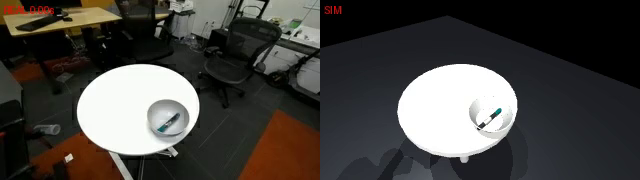
#> input picture frame 0 of artifacts/iteration1/side_by_side.mp4, 640 x 180 px, given in place of 20103212-stereo.mp4, which was not available
$ python grasp_sheet.py
#> lines starting #> are read from the running program, lines starting #| are printed output that depends on the picture; pictures that were not available may be replaced by others from this repository, and a replacement may not be noted
import cv2
from PIL import Image,ImageDraw
frames=[0,80,95,110,130,145,166];out=Image.new('RGB',(320*len(frames),3*180+25),'white')
#> after `out = Image.new('RGB', (320 * len(frames), 3 * 180 + 25), 'white')`: out: PIL image 2240x565 RGB; every value is 255
for row,serial in enumerate(['20103212','20655732','16787047']):
 cap=cv2.VideoCapture('data/raw/recordings/MP4/'+serial+'-stereo.mp4')
 for col,t in enumerate(frames):
  cap.set(0 if False else cv2.CAP_PROP_POS_FRAMES,t);ok,bgr=cap.read()
  im=Image.fromarray(cv2.cvtColor(bgr[:,:1280],cv2.COLOR_BGR2RGB));out.paste(im.resize((320,180)),(col*320,25+row*180));ImageDraw.Draw(out).text((col*320+3,3),str(t),fill='black')
#> this loop made 7 passes
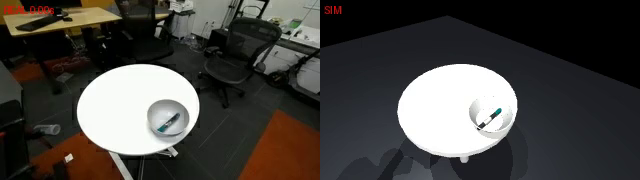
#> input picture frame 0 of artifacts/iteration1/side_by_side.mp4, 640 x 180 px, given in place of 20103212-stereo.mp4, which was not available
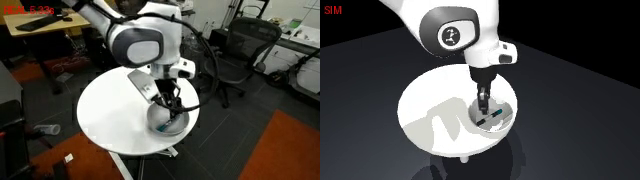
#> input picture frame 80 of artifacts/iteration1/side_by_side.mp4, 640 x 180 px, given in place of 20103212-stereo.mp4, which was not available
#> pass 3, `ok, bgr = cap.read()`:
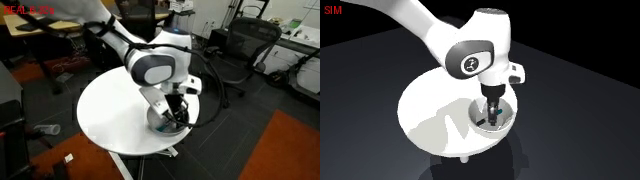
#> bgr: shape (180, 640, 3); mean B, G, R 70.7, 73.8, 75.9
#> after the loop:
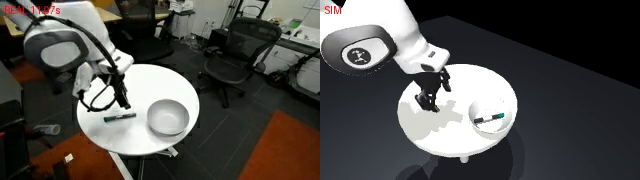
#> im: PIL image 640x180 RGB; mean R, G, B 80.7, 78.9, 75.9
#> after the loop:
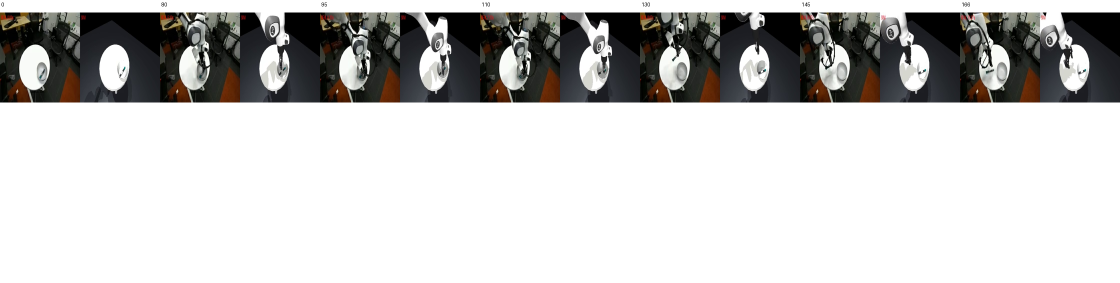
#> out: PIL image 2240x565 RGB (shown at 1/2 size); mean R, G, B 197.8, 197.2, 196.2
 cap.release()
out.save('artifacts/grasp_real.jpg')

$ run again, starting later in the video
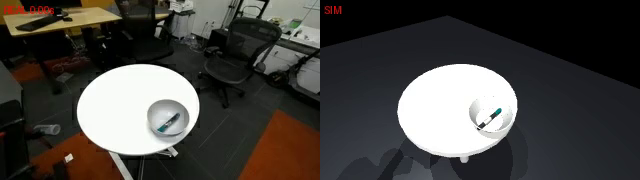
#> input picture frame 0 of artifacts/iteration1/side_by_side.mp4, 640 x 180 px, given in place of 20103212-stereo.mp4, which was not available
#> the loop `for col,t in enumerate(frames):` made 7 passes
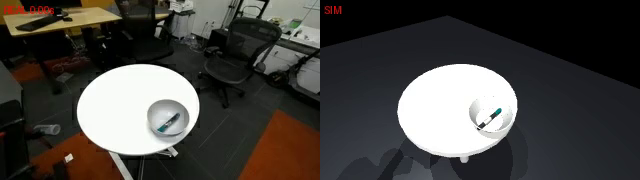
#> input picture frame 0 of artifacts/iteration1/side_by_side.mp4, 640 x 180 px, given in place of 20103212-stereo.mp4, which was not available
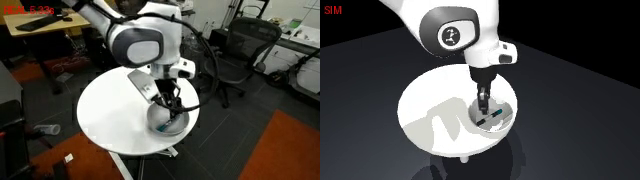
#> input picture frame 80 of artifacts/iteration1/side_by_side.mp4, 640 x 180 px, given in place of 20103212-stereo.mp4, which was not available
#> `out.save('artifacts/grasp_real.jpg')`:
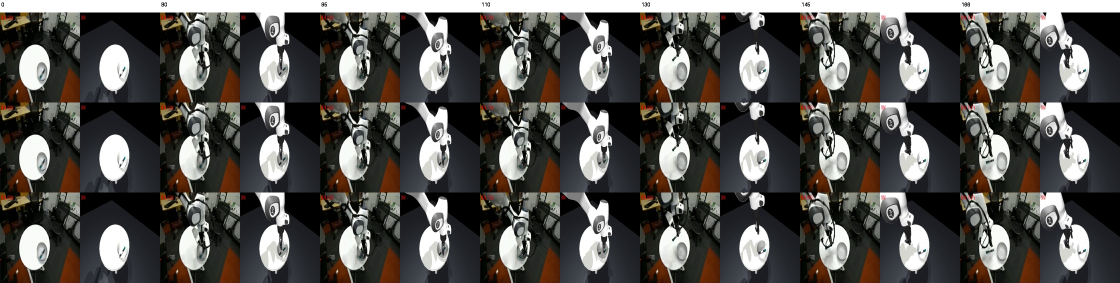
#> saved as grasp_real.jpg: PIL image 2240x565 RGB (shown at 1/2 size); mean R, G, B 83.6, 81.6, 78.6

$ run again, starting later in the video
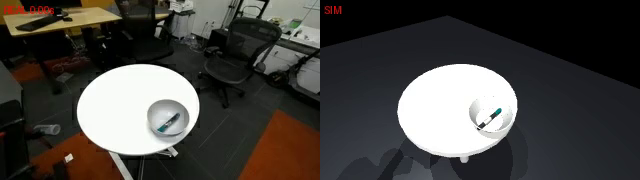
#> input picture frame 0 of artifacts/iteration1/side_by_side.mp4, 640 x 180 px, given in place of 20103212-stereo.mp4, which was not available
#> the loop `for col,t in enumerate(frames):` made 7 passes
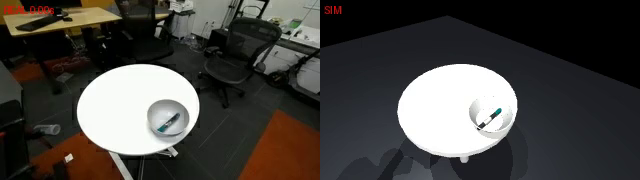
#> input picture frame 0 of artifacts/iteration1/side_by_side.mp4, 640 x 180 px, given in place of 20103212-stereo.mp4, which was not available
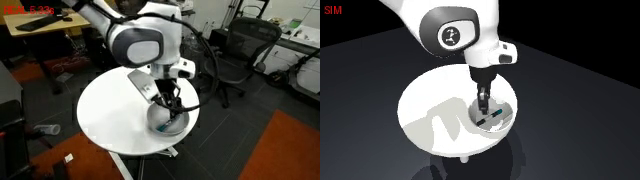
#> input picture frame 80 of artifacts/iteration1/side_by_side.mp4, 640 x 180 px, given in place of 20103212-stereo.mp4, which was not available
#> `out.save('artifacts/grasp_real.jpg')`:
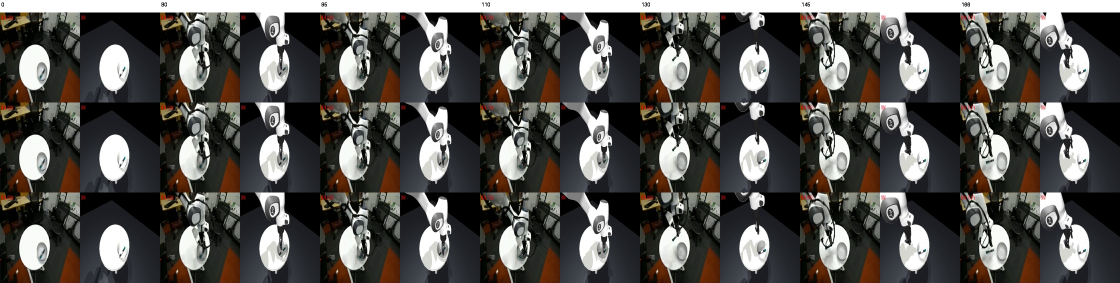
#> saved as grasp_real.jpg: PIL image 2240x565 RGB (shown at 1/2 size); mean R, G, B 83.6, 81.6, 78.6
